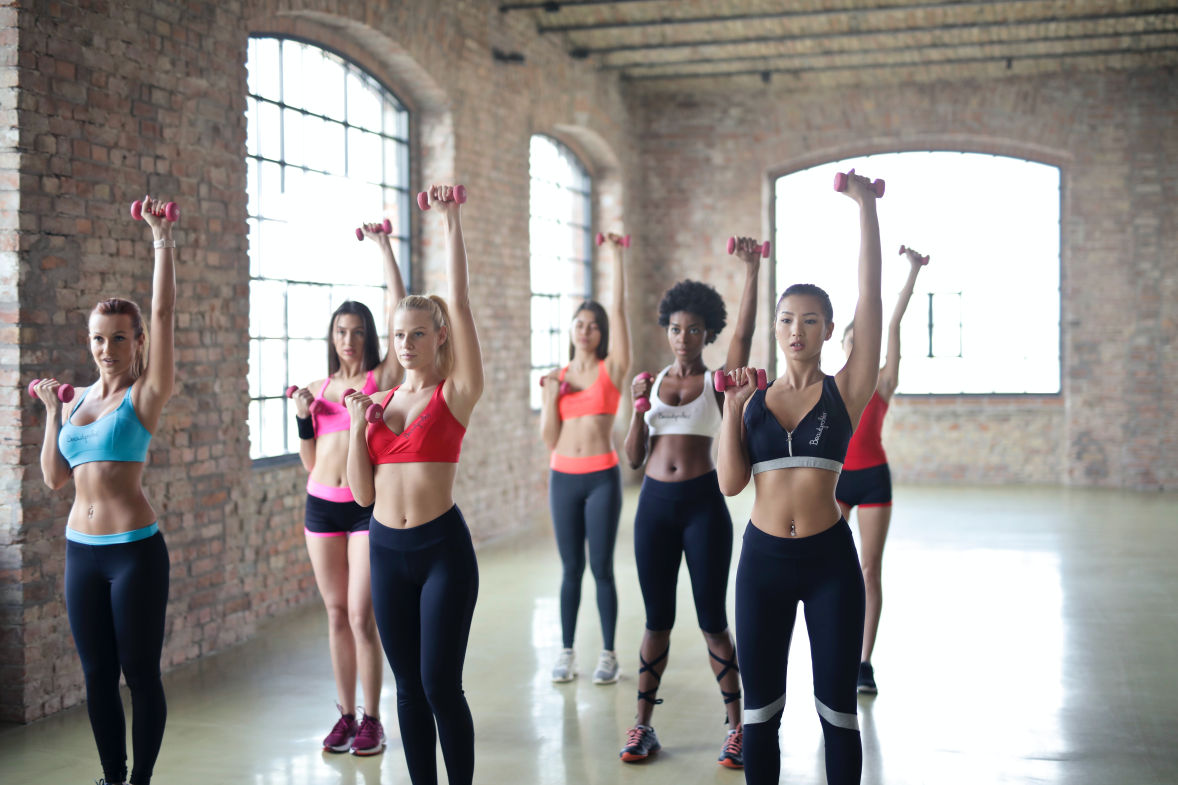
#> input picture face_recognition/images/people1.jpg, 5888 x 3925 px (shown at 1/5 size)
$ python face_recognition.py
#> lines starting #> are read from the running program, lines starting #| are printed output that depends on the picture; after the words box and inside, x2 and y2 are one past the last pixel; in counts of white or black regions, pixels touching at a corner belong together
import cv2 as cv

img = cv.imread("images/people1.jpg")
#> img is the input picture: shape (3925, 5888, 3); mean B, G, R 139.2, 142, 148.1
img = cv.resize(img, (img.shape[1]//5, img.shape[0]//5))
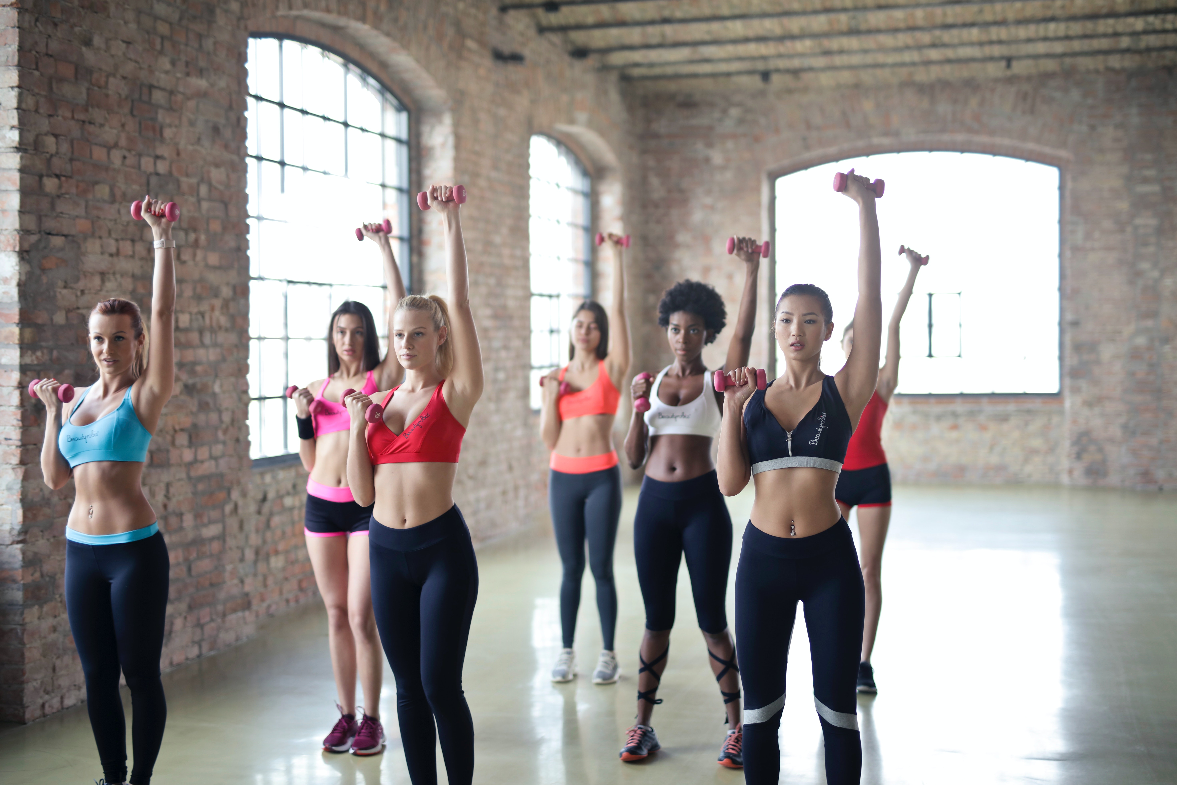
#> img: shape (785, 1177, 3); mean B, G, R 139.2, 142, 148.1
gray = cv.cvtColor(img, cv.COLOR_BGR2GRAY)
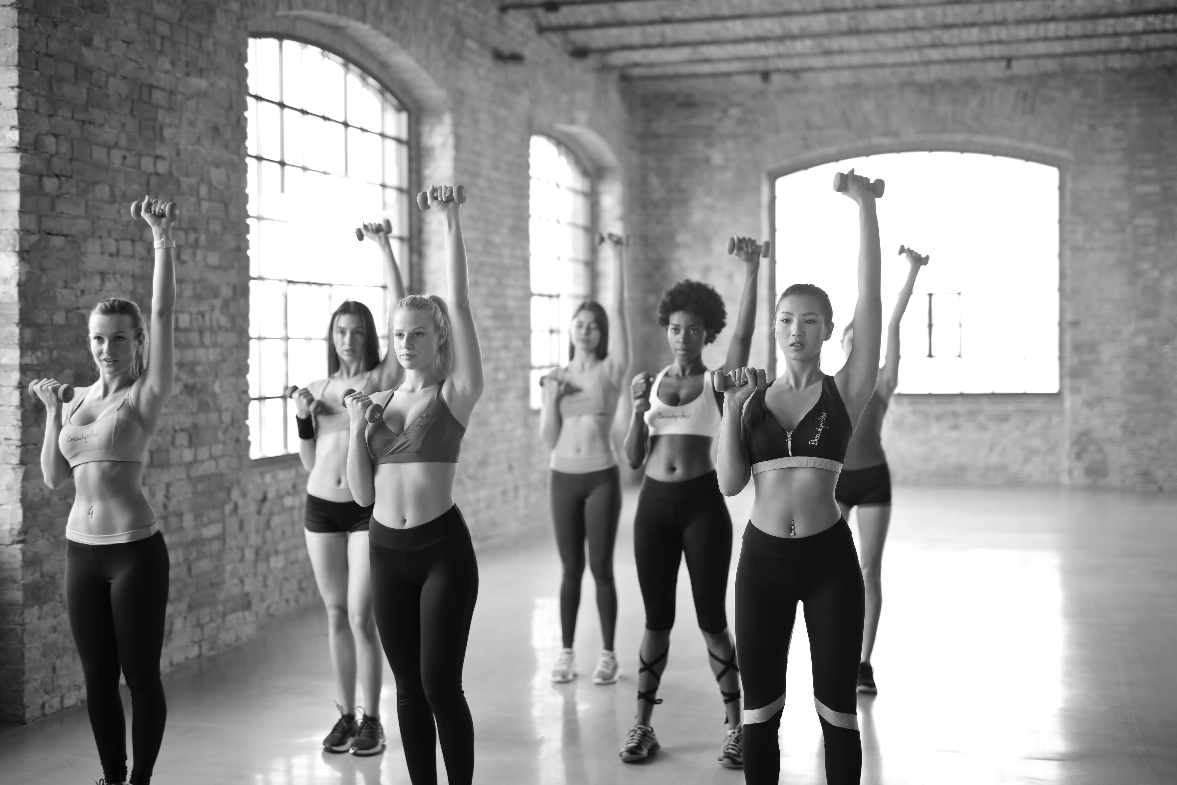
#> gray: shape (785, 1177); min 2, max 255, mean 143.5

faces = cv.CascadeClassifier("AI/faces.xml")

#get coordinates, where was found faces
#In case then AI was trained for smaller images, yuo should use scaleFactor > 1 and opposite
#minNeighbors means how many faces can be found nearly each other
results = faces.detectMultiScale(gray, scaleFactor=1.2, minNeighbors=4)
#> results = [[661, 312, 45, 45], [327, 314, 47, 47], [381, 315, 51, 51], [80, 315, 60, 60], [765, 296, 64, 64]]

for (x, y, width, height) in results: #iterate found results
    cv.rectangle(img, (x, y), (x+width, y+height), (0, 255, 0), thickness=2)
#> this loop made 5 passes
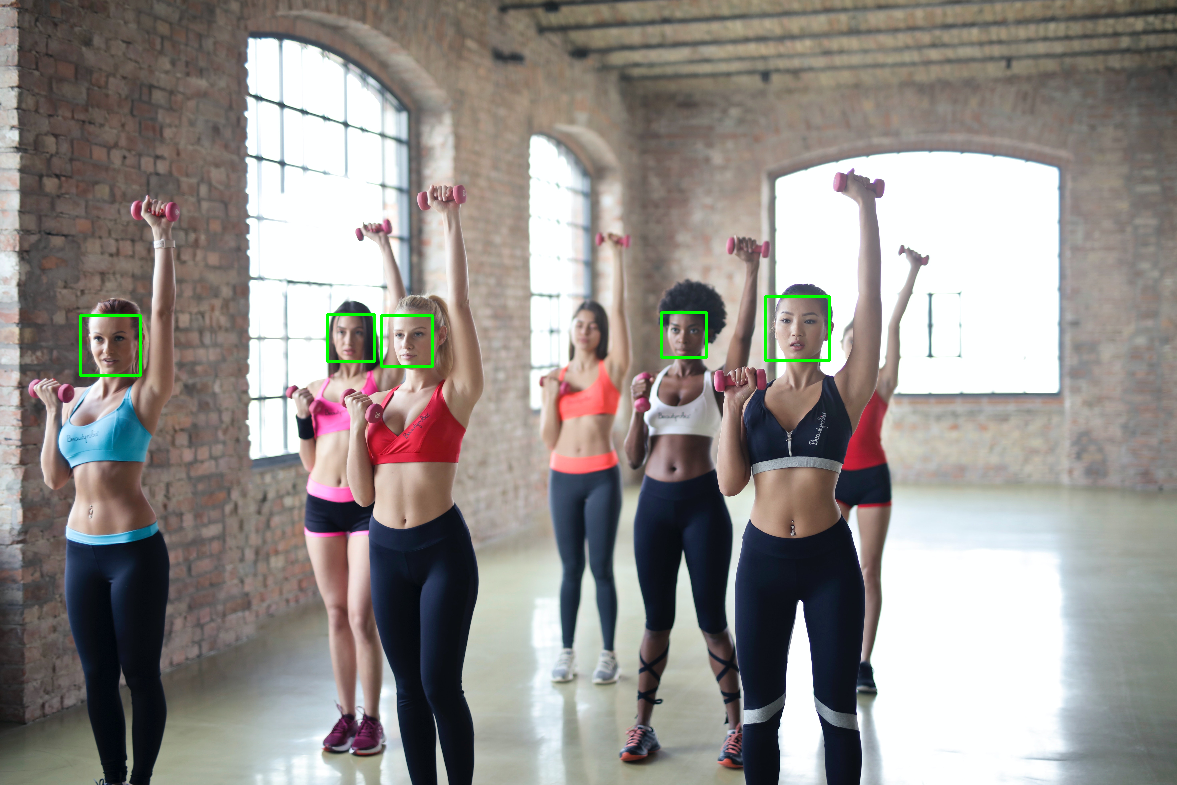
#> img: shape (785, 1177, 3); 0.34% of pixels changed, all inside (x1, y1, x2, y2) = (79, 295, 831, 377)

cv.imshow("Faces", img)
cv.waitKey(0)

$ run again, with face_recognition/images/people2.jpg copied over face_recognition/images/people1.jpg
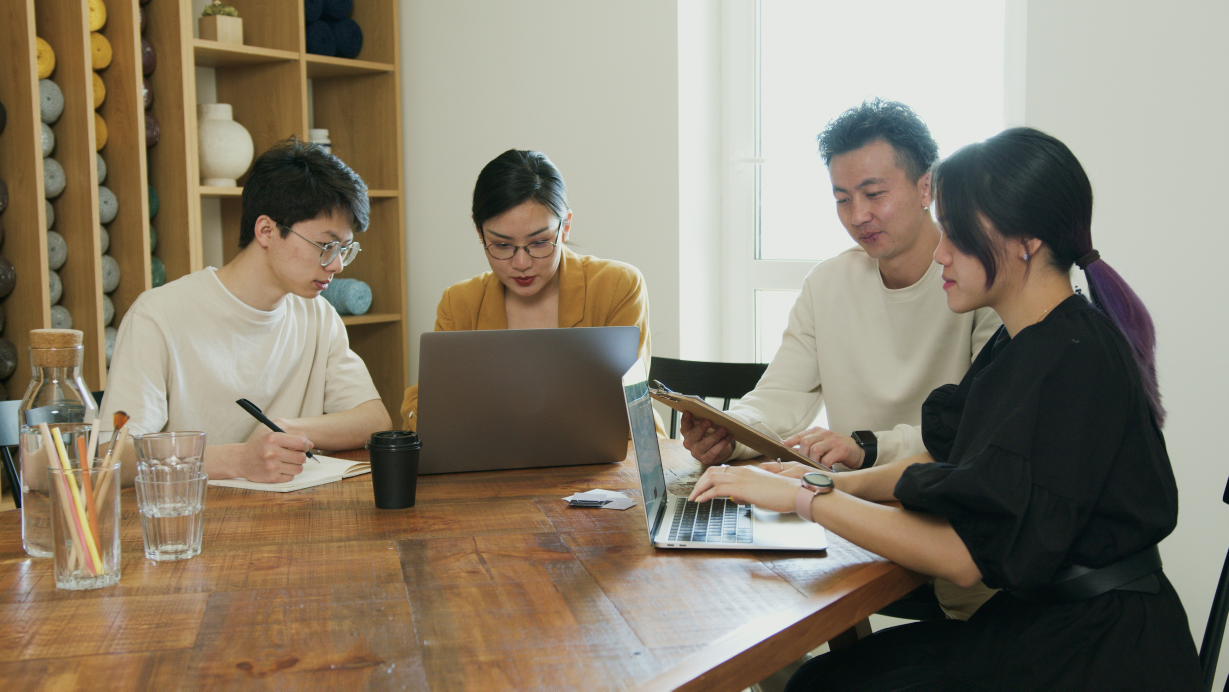
#> input picture face_recognition/images/people2.jpg, 6144 x 3456 px (shown at 1/5 size)
#> img is the input picture: shape (3456, 6144, 3); mean B, G, R 111.1, 128.7, 138.6
#> `gray = cv.cvtColor(img, cv.COLOR_BGR2GRAY)`:
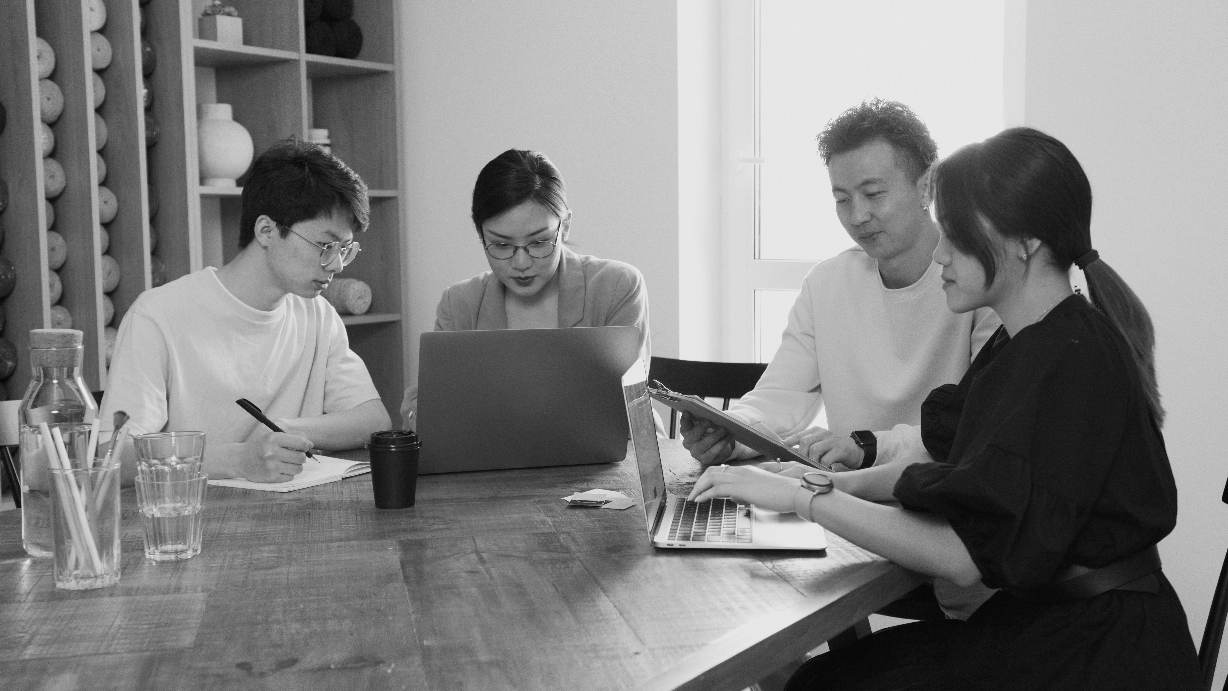
#> gray: shape (691, 1228); min 4, max 236, mean 129.5
#> results = [[473, 208, 95, 95], [818, 147, 119, 119]]
#> the loop `for (x, y, width, height) in results:` made 2 passes
#> after the loop `for (x, y, width, height) in results:`:
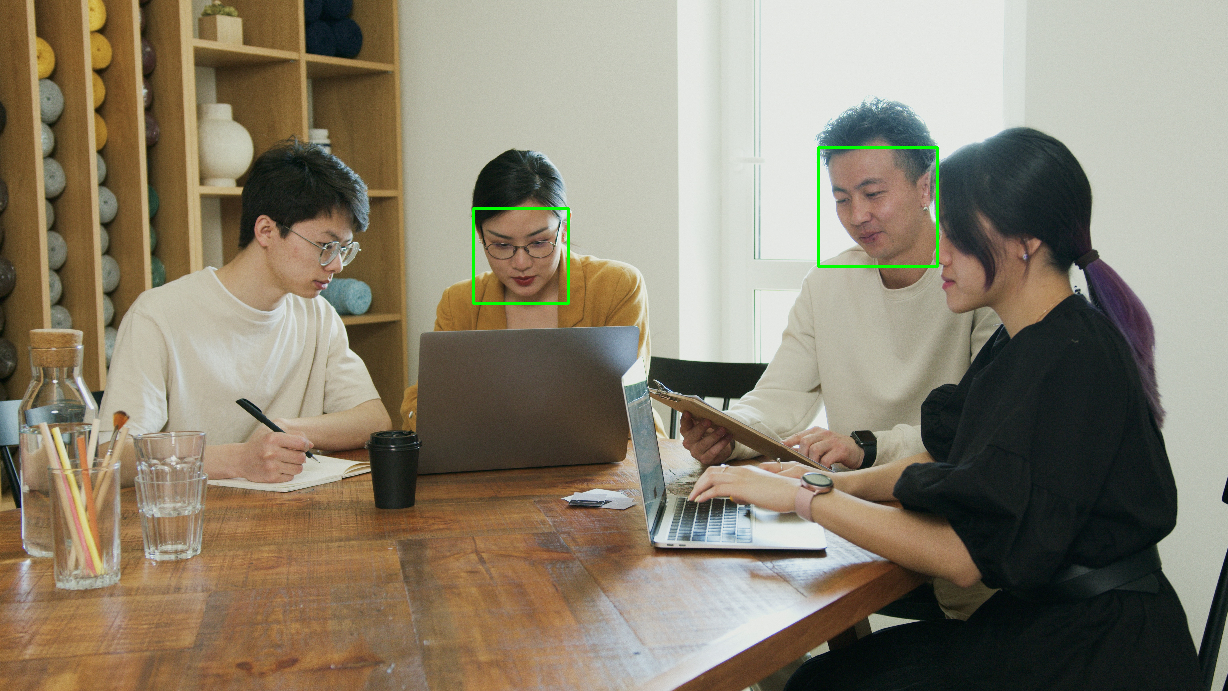
#> img: shape (691, 1228, 3); mean B, G, R 110.6, 129, 138

$ run again, with face_recognition/images/people3.jpg copied over face_recognition/images/people1.jpg
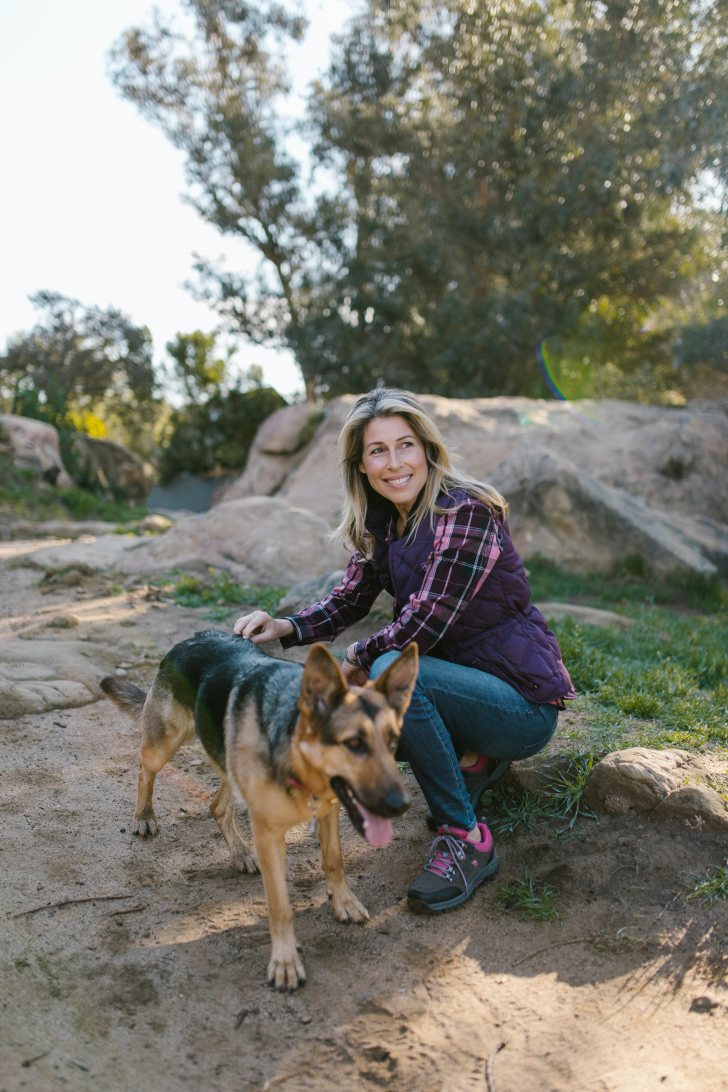
#> input picture face_recognition/images/people3.jpg, 4368 x 6552 px (shown at 1/6 size)
#> img is the input picture: shape (6552, 4368, 3); mean B, G, R 113.7, 123.9, 124.7
#> `gray = cv.cvtColor(img, cv.COLOR_BGR2GRAY)`:
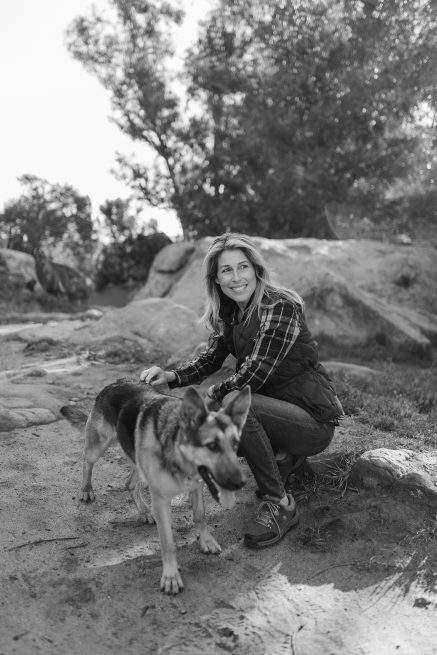
#> gray: shape (1310, 873) (shown at 1/2 size); min 11, max 254, mean 122.9
#> results = [[425, 503, 92, 92], [302, 63, 120, 120]]
#> the loop `for (x, y, width, height) in results:` made 2 passes
#> after the loop `for (x, y, width, height) in results:`:
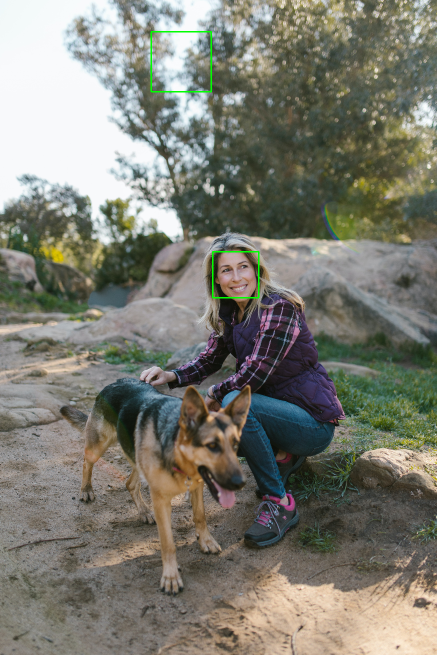
#> img: shape (1310, 873, 3) (shown at 1/2 size); mean B, G, R 113.4, 124.1, 124.3
